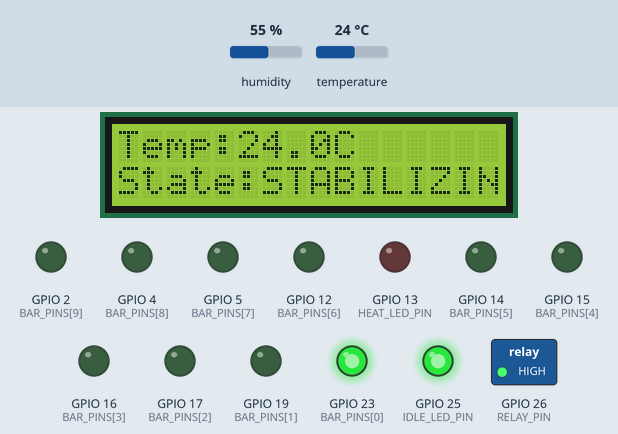
The sketch below on a simulated ESP32. Shown: 16×2 character LCD, switched loads named in the sketch (green lamp = pin HIGH), output pins drawn as LEDs (lit = HIGH). Inputs (shaded band) come from the test bench; at power-on: temperature 24 °C, humidity 55 %. What the sketch prints to the serial monitor is not drawn.

Above: at 1.6 s.
1.7 s: temperature set to 28 °C
At 3.0 s:
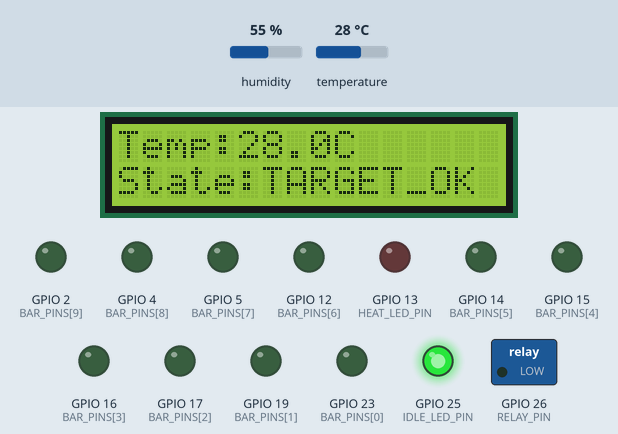
4.4 s: temperature set to 33 °C
At 5.3 s:
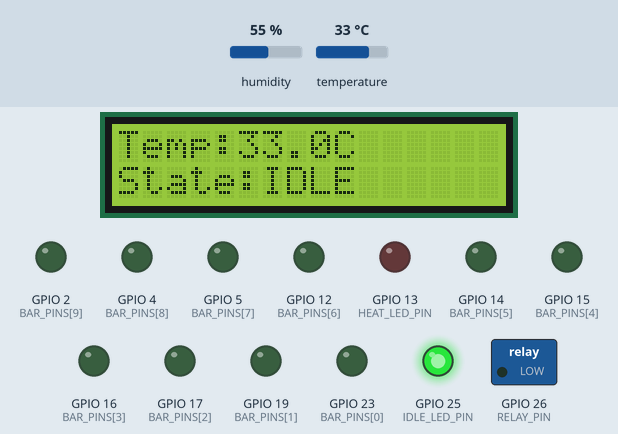
7.1 s: temperature set to 12 °C
At 9.4 s:
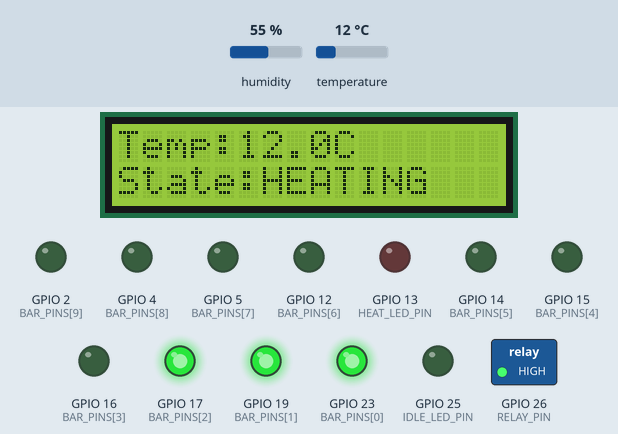
10.1 s: temperature set to 14.6 °C
At 11.8 s:
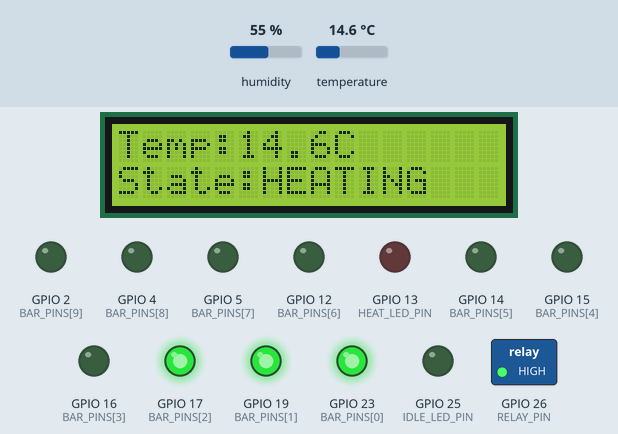
12.8 s: temperature set to 15.7 °C
At 15.8 s:
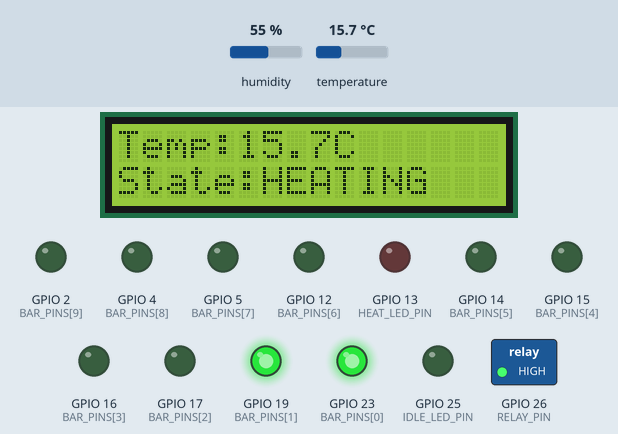
16.1 s: temperature set to 19.3 °C
At 17.1 s:
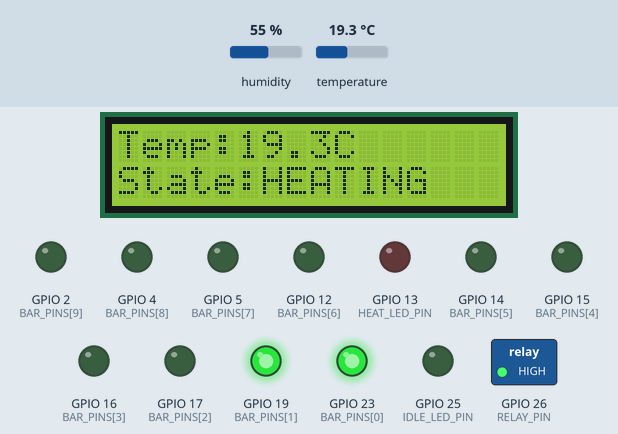
18.8 s: temperature set to 20.7 °C
Timing chart, 0 to 22.2 s (numbered marks = the images above; inputs shaded):
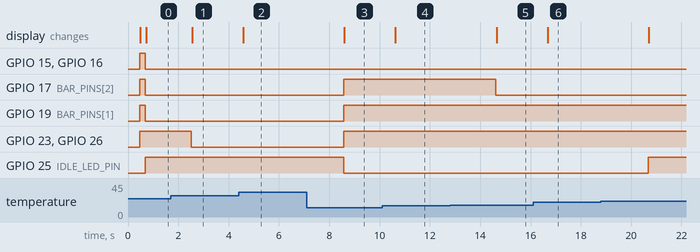

The sketch:

sketch.ino
```cpp
#include <DHT.h>
#include <Wire.h>
#include <LiquidCrystal_I2C.h>
#include <stdio.h>
#include "freertos/FreeRTOS.h"
#include "freertos/task.h"

// ----- Pin definitions -----
#define DHT_PIN       18      // DHT22 data pin
#define DHT_TYPE      DHT22
#define RELAY_PIN     26      // Relay control (active LOW)
#define HEAT_LED_PIN  13      // LED indicator
#define IDLE_LED_PIN  25
#define BUZZER_PIN    27      // Buzzer

// Bar graph: 10 segments on pins
const int BAR_PINS[10] = {23, 19, 17, 16, 15, 14, 12, 5, 4, 2};

// ----- Temperature thresholds (°C) -----
const float MIN_TEMP            = 20.0;
const float TARGET_TEMP         = 28.0;
const float OVERHEAT_TEMP       = 45.0;
const float MIN_DISPLAY_TEMP    = -40.0;

// ----- Objects -----
DHT dht(DHT_PIN, DHT_TYPE);
LiquidCrystal_I2C lcd(0x27, 16, 2);

// ----- Global state -----
static float currentTemp = 0;
static String currentState = "";

// ----- Helpers -----
void setIndicators(bool heaterOn, bool heatLed, bool idleLed, bool buzzerOn) {
  digitalWrite(RELAY_PIN, heaterOn ? HIGH : LOW);
  digitalWrite(HEAT_LED_PIN, heatLed);
  digitalWrite(IDLE_LED_PIN, idleLed);
  if (buzzerOn) tone(BUZZER_PIN, 500);
  else noTone(BUZZER_PIN);
}

// Since Wokwi cannot simulate a Real Heater, therefore,
// 10 segment LED BAR-Graph is used to depict Heater levels.
int heaterControlBar(float currentTemp) {
  // Bar graph logic
  int segments = map(currentTemp, MIN_DISPLAY_TEMP, TARGET_TEMP, 10, 0);
  segments = constrain(segments, 0, 10);

  for (int i = 0; i < 10; i++) {
    digitalWrite(BAR_PINS[i], i < segments ? HIGH : LOW);
  }

  return segments;
}

// ----- FreeRTOS Tasks -----

// Task 1: Read temperature every 2 seconds
void tempTask(void *pvParameters) {
    while (1) {
        float t = dht.readTemperature();
        // if temperature reading does not fail
        if (!isnan(t)) {
            currentTemp = t;
        }
        vTaskDelay(pdMS_TO_TICKS(1000));
    }
}

// Task 2: Control heater, LEDs, LCD, bar graph every 500ms
void controlTask(void *pvParameters) {
    float lastTemp = -999;
    String lastState = "";
    while (1) {
        // Determine state based on currentTemp
        if (currentTemp >= OVERHEAT_TEMP) {
            setIndicators(false, true, false, true);
            currentState = "OVERHEAT";
        }
        else if (currentTemp < MIN_TEMP) {
            setIndicators(true, false, false, false);
            currentState = "HEATING";
        }
        else if (currentTemp == TARGET_TEMP) {
            setIndicators(false, false, true, false);
            currentState = "TARGET_OK";
        }
        else if (MIN_TEMP <= currentTemp && currentTemp < TARGET_TEMP) {
            setIndicators(true, false, true, false);
            currentState = "STABILIZING";
        }
        else {
            setIndicators(false, false, true, false);
            currentState = "IDLE";
        }

        int segments = heaterControlBar(currentTemp);

        // Update LCD only when changed
        if (abs(currentTemp - lastTemp) > 0.1 || currentState != lastState) {
            lcd.clear();
            lcd.setCursor(0,0);
            lcd.print("Temp:"); lcd.print(currentTemp,1); lcd.print("C");

            lcd.setCursor(0,1);
            lcd.print("State:"); lcd.print(currentState);

            lastTemp = currentTemp;
            lastState = currentState;
        }
        vTaskDelay(pdMS_TO_TICKS(200));
    }
}

// Task 3: Mock BLE advertising every 3 seconds via Serial,
// MOCK, since WOKWI does not have integrated BLE
void bleTask(void *pvParameters) {
    while (1) {
        Serial.print("MOCK BLE -> Temp="); Serial.print(currentTemp,1);
        Serial.print("C, State="); Serial.println(currentState);
        vTaskDelay(pdMS_TO_TICKS(1000));
    }
}

void setup() {
  // Serial
  Serial.begin(115200);
  delay(300);
  Serial.println("Heater Control Starting...");
  delay(100);

  // DHT sensor
  dht.begin();

  // LCD
  Wire.begin(21, 22);  // SDA, SCL
  lcd.init();
  lcd.backlight();

  // Output pins
  pinMode(RELAY_PIN, OUTPUT);
  pinMode(HEAT_LED_PIN, OUTPUT);
  pinMode(IDLE_LED_PIN, OUTPUT);
  pinMode(BUZZER_PIN, OUTPUT);

  digitalWrite(RELAY_PIN, HIGH);
  digitalWrite(HEAT_LED_PIN, LOW);
  digitalWrite(IDLE_LED_PIN, LOW);
  digitalWrite(BUZZER_PIN, LOW);

  // Bar graph pins
  for (int i = 0; i < 10; i++) {
    pinMode(BAR_PINS[i], OUTPUT);
    digitalWrite(BAR_PINS[i], LOW);
  }

  // Create FreeRTOS tasks
  xTaskCreate(tempTask, "TempTask", 2048, NULL, 2, NULL);
  xTaskCreate(controlTask, "ControlTask", 4096, NULL, 2, NULL);
  xTaskCreate(bleTask, "BLETask", 2048, NULL, 1, NULL);
}

// Empty loop as tasks handle everything
void loop() {
  vTaskDelay(pdMS_TO_TICKS(100));
}

// ----- ARCHIVE CODE -----

// void loop() {
//   float temp = dht.readTemperature();
//   String state;

//   // Determine state and control outputs
//   if (temp >= OVERHEAT_TEMP) {
//     setIndicators(false, true, false, true);
//     state = "OVERHEAT";
//   }
//   else if (temp < MIN_TEMP) {
//     setIndicators(true, true, false, false);
//     state = "HEATING";
//   }
//   else if (temp == TARGET_TEMP) {
//     setIndicators(false, false, true, false);
//     state = "TARGET_OK";
//   }
//   else if (MIN_TEMP <= temp && temp < TARGET_TEMP) {
//     setIndicators(true, true, true, false);
//     state = "STABILIZING";
//   }
//   else {
//     setIndicators(false, false, true, false);
//     state = "IDLE";
//   }

//   int segments = heaterControl(temp);

//   // LCD display
//   lcd.clear();
//   lcd.setCursor(0, 0);
//   lcd.print("Temp:"); lcd.print(temp, 1); lcd.print("C");
//   lcd.setCursor(0, 1);
//   lcd.print("State:"); lcd.print(state);

//   // Serial log
//   Serial.print("Temp = "); Serial.print(temp);
//   Serial.print(", Status = "); Serial.print(state);
//   if (temp < TARGET_TEMP) {
//     Serial.print(", Heater Level = "); Serial.println(segments);
//   }
//   else {
//     Serial.println(", Heater OFF");
//   }

//   delay(300);
// }
```

Measured:
- the behaviour switches between 14.9 and 15 °C on temperature (found by bisection; images 4 and 5)
- after the input at 1.7 s, GPIO 23 (BAR_PINS[0]), GPIO 26 (RELAY_PIN): HIGH → LOW after 0.82 s; the display: changes after 0.85 s (image 1)
- after the input at 4.4 s, the display: changes after 0.17 s (image 2)
- after the input at 7.1 s, GPIO 17 (BAR_PINS[2]), GPIO 19 (BAR_PINS[1]), GPIO 23 (BAR_PINS[0]), GPIO 26 (RELAY_PIN): LOW → HIGH after 1.5 s; GPIO 25 (IDLE_LED_PIN): HIGH → LOW after 1.5 s; the display: changes after 1.5 s (image 3)
- after the input at 10.1 s, the display: changes after 0.53 s (image 4)
- after the input at 12.8 s, GPIO 17 (BAR_PINS[2]): HIGH → LOW after 1.8 s; the display: changes after 1.9 s (image 5)
- after the input at 16.1 s, the display: changes after 0.58 s (image 6)
- after the input at 18.8 s, GPIO 25 (IDLE_LED_PIN): LOW → HIGH after 1.9 s
